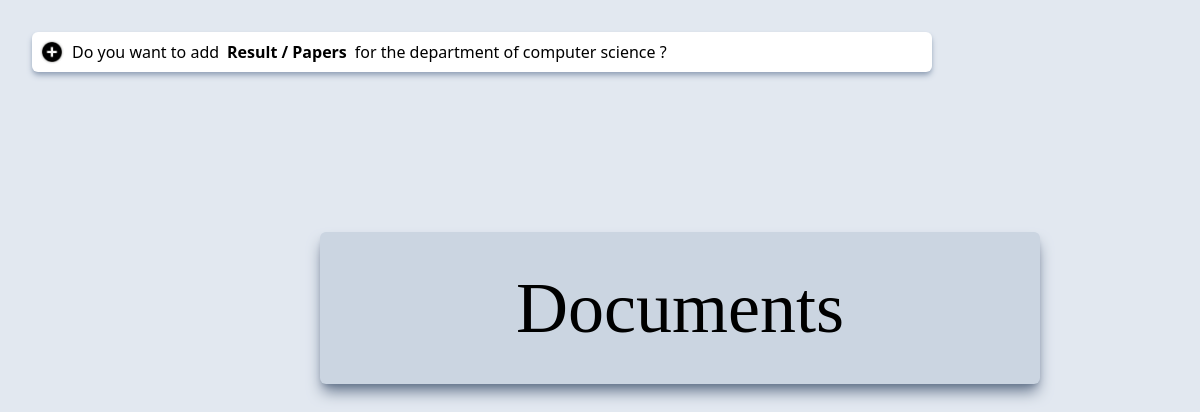
Page /Department/admin/documents.php on the earlier database version.
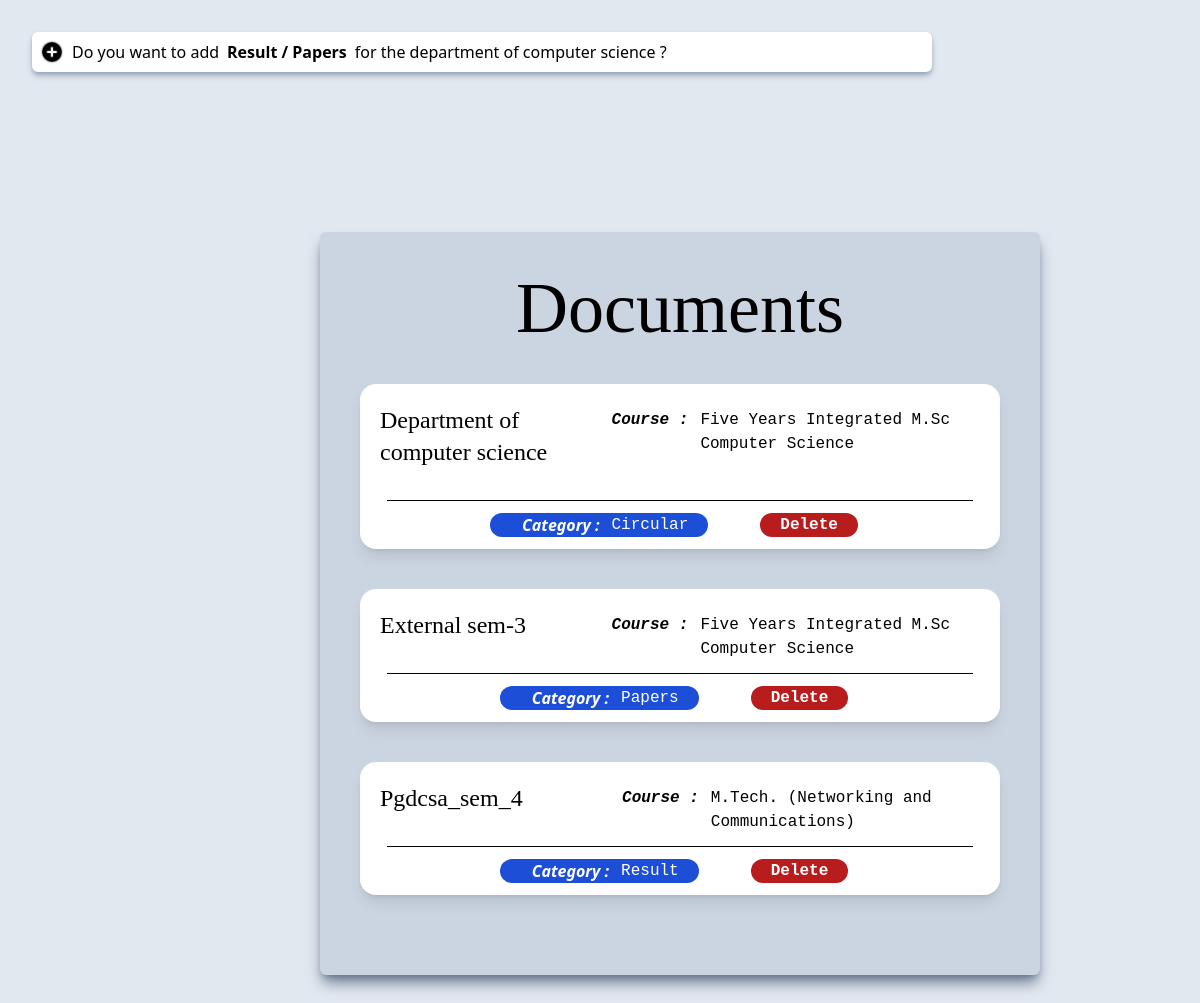
Same page on the later database version.
### tables this page shows
CREATE TABLE IF NOT EXISTS `documents` (
  `document_id` int(11) NOT NULL AUTO_INCREMENT,
  `document_title` text NOT NULL,
  `document_location` varchar(50) NOT NULL,
  `course_id` int(11) NOT NULL,
  `document_category_id` int(11) NOT NULL,
  PRIMARY KEY (`document_id`),
  KEY `Foreign key course` (`course_id`) USING BTREE,
  KEY `Foreign Key category` (`document_category_id`) USING BTREE
);

CREATE TABLE IF NOT EXISTS `course` (
  `course_id` int(11) NOT NULL AUTO_INCREMENT,
  `course_name` varchar(255) DEFAULT NULL,
  `course_duration` tinyint(1) DEFAULT NULL,
  `course_details` text DEFAULT NULL,
  `course_document` text NOT NULL,
  `course_image` text NOT NULL,
  `seat_number` int(11) NOT NULL,
  `boys_fees` varchar(11) NOT NULL,
  `girls_fees` varchar(11) NOT NULL,
  `brouchers` varchar(100) NOT NULL,
  PRIMARY KEY (`course_id`)
);

CREATE TABLE IF NOT EXISTS `document_category` (
  `document_category_id` int(2) NOT NULL AUTO_INCREMENT,
  `document_category_type` varchar(30) NOT NULL,
  PRIMARY KEY (`document_category_id`)
);

### Department/admin/documents.php (the view, shortened to what this page needs)
<?php
$dns = "mysql:host=localhost;dbname=dcsdb";
$user = "root";
$dataBase = new PDO($dns, $user, "");
?>
<!DOCTYPE html>
<html lang="en">
<head>
    <link rel="stylesheet" href="./../links/bs5/bs.min.css">
    <link rel="stylesheet" href="./../links/css/tw.css">
</head>
<body class=" tw-bg-slate-200">
    <div class="tw-shadow-md tw-m-8 tw-shadow-slate-400 sm:tw-w-3/4 tw-flex sm:tw-flex-row tw-flex-col tw-bg-white tw-mx-8 tw-rounded-md sm:tw-h-10">
        <button type="button" class="tw-flex sm:tw-flex-row tw-flex-col tw-my-2 " data-bs-toggle="modal" data-bs-target="#modalId">
            <img class="tw-hidden md:tw-block tw-w-6 tw-mx-2 tw-rounded-full tw-h-6 " id="image' . $i . '-preview" src="./../image/logos/plus-icon.jpg" alt="Title">
            Do you want to add <strong class="tw-mx-2 ">Result&nbsp;/&nbsp;Papers</strong> for the department of computer science ?
        </button>
    </div>
    <div class=" tw-bg-slate-300 tw-shadow-lg tw-shadow-slate-500 tw-w-3/5 tw-mx-80 tw-p-10 tw-rounded-md tw-m-40">
        <div class=" tw-text-center tw-capitalize tw-text-7xl" style="font-family: Brush Script MT;">Documents </div>
        <?php
        $query = "select d.document_id, d.document_title, d.document_location,c.course_name, dc.document_category_type from documents d inner join document_category dc on dc.document_category_id = d.document_category_id inner join course c on c.course_id = d.course_id  order by document_id desc";
        $resultQuery = $dataBase->prepare($query);
        $resultQuery->execute();
        $rows = $resultQuery->fetchall(PDO::FETCH_ASSOC);
        foreach ($rows as $row) {
        ?>
            <a target="_blank" href="<?php echo "./." . $row['document_location'] ?>">
                <div class=" tw-flex-col tw-flex tw-h-26 tw-bg-white tw-rounded-2xl tw-my-10 tw-shadow-lg text-dark">
                    <div class="tw-flex tw-flex-row">
                        <div class=" tw-w-2/5 tw-m-5 tw-items-start tw-font-serif tw-text-2xl">
                            <?php
                            echo $row['document_title'];
                            ?>
                        </div>
                        <div class="tw-w-2/8 tw-mx-auto tw-mt-6 tw-font-mono tw-flex tw-flex-row"><i class=" tw-font-bold tw-mx-3">Course&nbsp;:</i>
                            <div><?php echo $row['course_name'] ?></div>
                        </div>
                    </div>
                    <hr class=" tw-border-black tw-mx-auto tw-block tw-w-11/12 tw-mt-3">
                    <div class=" tw-mx-auto tw-flex tw-flex-row tw-gap-x-10">
                        <div class=" tw-flex tw-flex-row tw-my-3 tw-mx-auto tw-bg-blue-700 tw-text-white tw-px-5 tw-rounded-2xl">
                            <i class=" tw-font-bold tw-mx-3">Category&nbsp;:</i>
                            <div class=" tw-font-mono first-letter:tw-capitalize">
                                <?php
                                echo $row['document_category_type'];
                                ?>
                            </div>
                        </div>
                            <a class="tw-my-3 tw-text-white tw-bg-red-700 tw-px-5 tw-rounded-2xl tw-mx-3 tw-font-bold tw-font-mono " href="documents.php?delete=<?php echo $row['document_id']; ?>">Delete</a>
                    </div>
                </div>
            </a>
        <?php
        }
        ?>
    </div>
</body>
</html>

Differences in the rows shown:
added documents: document_title "Department of computer science", course.course_name "Five Years Integrated M.Sc Computer Science", document_category.document_category_type "circular"
added documents: document_title "External sem-3", course.course_name "Five Years Integrated M.Sc Computer Science", document_category.document_category_type "papers"
added documents: document_title "Pgdcsa_sem_4", course.course_name "M.Tech. (Networking and Communications)", document_category.document_category_type "result"
